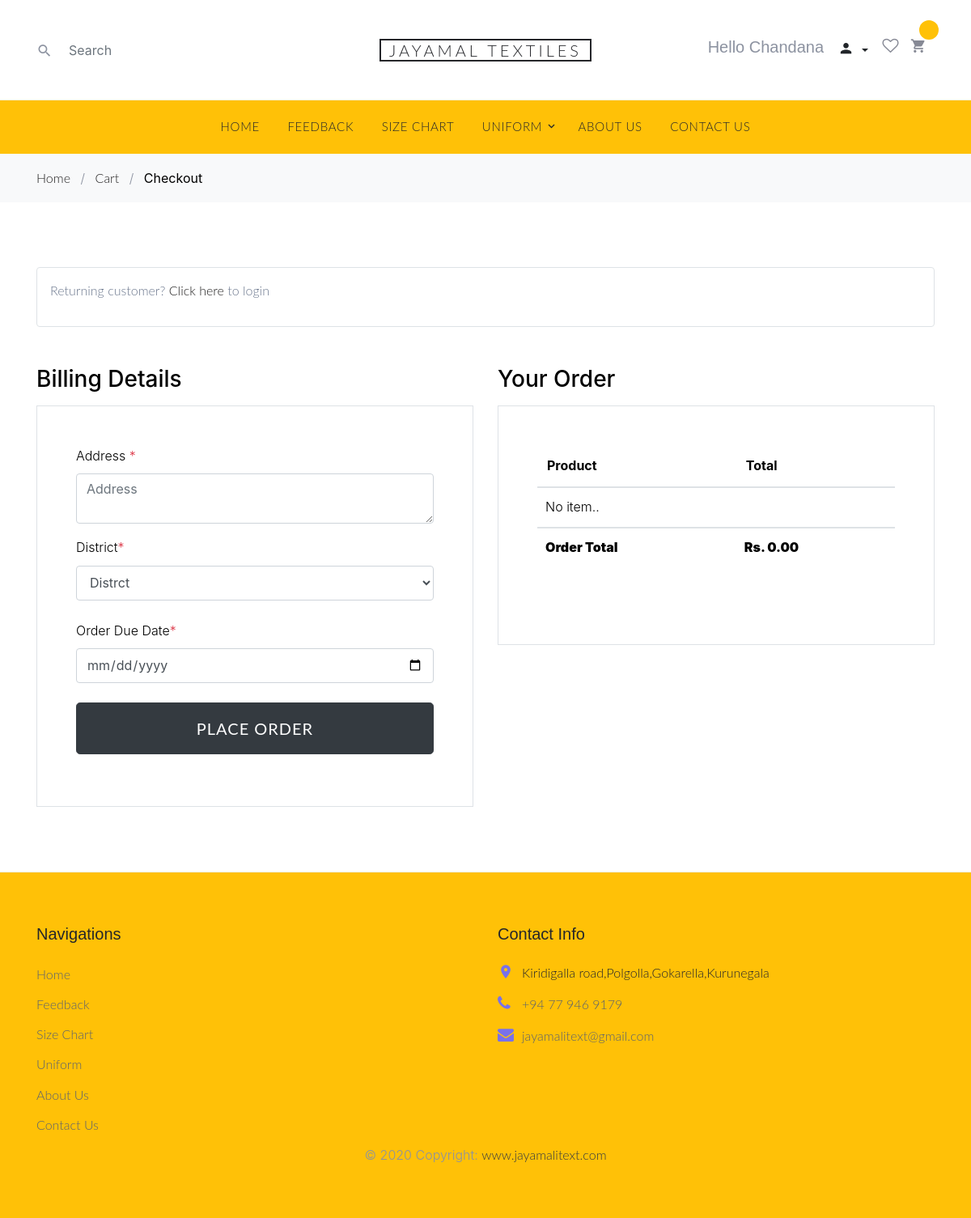
Page /JT/checkout.php (signed in) on the earlier database version.
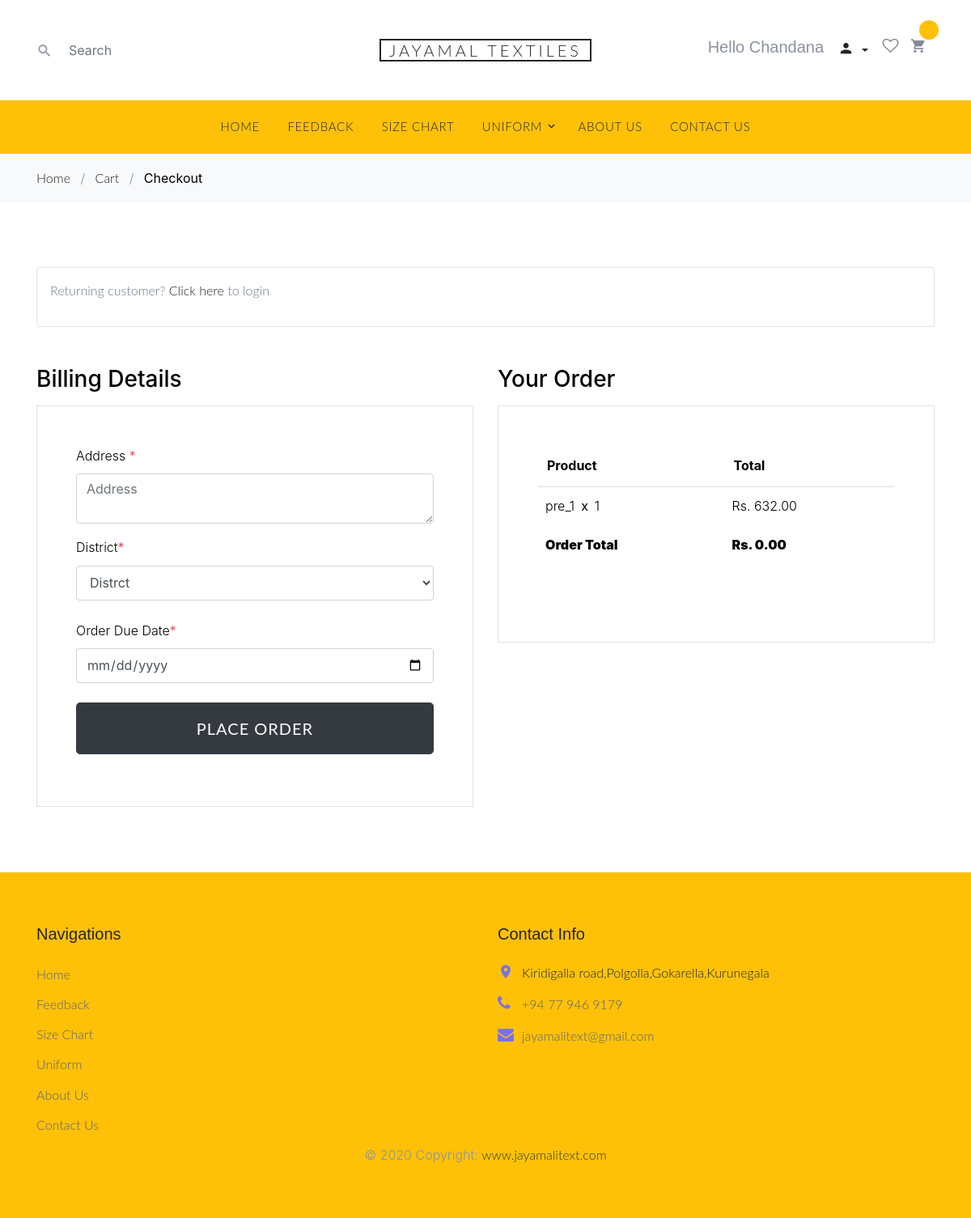
Same page on the later database version.
### tables this page shows
CREATE TABLE `orderdetails` (
  `order_ID` int(100) NOT NULL,
  `uniform_ID` varchar(100) NOT NULL,
  `user_ID` int(100) NOT NULL,
  `selected_size` varchar(45) DEFAULT NULL,
  `price` int(100) NOT NULL,
  `quantity` int(100) NOT NULL,
  `total_price` int(100) NOT NULL
);

### JT/checkout.php (the view, shortened to what the changed rows need)
<?php
include('config/dbcon.php');
?>
<!DOCTYPE html>
<html lang="en">
<head>
  <link rel="stylesheet" href="fonts/icomoon/style.css">
  <link rel="stylesheet" href="css/bootstrap.min.css">
  <link rel="stylesheet" href="css/magnific-popup.css">
  <link rel="stylesheet" href="css/jquery-ui.css">
  <link rel="stylesheet" href="css/owl.carousel.min.css">
  <link rel="stylesheet" href="css/owl.theme.default.min.css">
  <link rel="stylesheet" href="css/style-starter.css">
  <link rel="stylesheet" href="css/aos.css">
  <link rel="stylesheet" href="css/style.css">
</head>
<body>
  <div class="site-wrap">
    <div class="site-section">
      <div class="container" id="order">
        <div class="row">
          <div class="col-md-6 mb-5 mb-md-0" id="order">
            <h2 class="h3 mb-3 text-black">Billing Details</h2>
          </div>
          <div class="col-md-6">
            <div class="row mb-5">
              <div class="col-md-12">
                <h2 class="h3 mb-3 text-black">Your Order</h2>
                <div class="p-3 p-lg-5 border">
                  <table class="table site-block-order-table mb-5">
                    <thead>
                      <th>Product</th>
                      <th>Total</th>
                    </thead>
                    <tbody>
                      <?php
                      if (isset($_SESSION['auth_user'])) {
                        $user_id = $_SESSION['auth_user']['user_id'];
                        $query = "SELECT * FROM orderdetails WHERE user_ID ='$user_id'";
                        $query_run = mysqli_query($con, $query);
                        if (mysqli_num_rows($query_run) > 0) {
                          foreach ($query_run as $ord) {
                      ?>
                            <tr>
                              <td><?= $ord['uniform_ID'] ?><strong class="mx-2">x</strong><?= $ord['quantity'] ?></td>
                              <td>Rs. <?= number_format($ord['total_price'], 2); ?></td>
                            </tr>
                          <?php
                          }
                        } else {
                          ?>
                    <tbody>
                      <tr>
                        <td>No item..</td>
                      </tr>
                    </tbody>
                <?php
                        }
                      }
                ?>
                </tbody>
                  </table>
                </div>
              </div>
            </div>
          </div>
        </div>
      </div>
    </div>
  </div>
</body>
</html>

Differences in the rows shown:
added orderdetails: uniform_ID "pre_1", quantity "1", total_price "632.00"
Other differences:
text no longer shown: "No item.."
